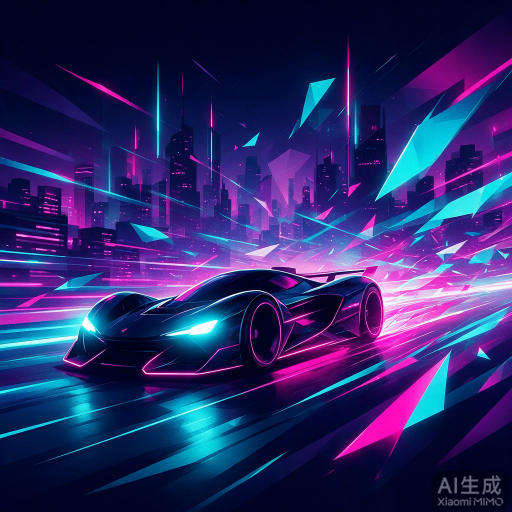
#> input picture raw-assets/assets/billboard-neon.png, 1024 x 1024 px (shown at 1/2 size); its folder holds only this picture in this run
$ python asset-diff.py
#> lines starting #> are read from the running program, lines starting #| are printed output that depends on the picture
"""Prove the WebP conversion did not visibly change any texture.

Resolution is untouched (see tools/optimize-assets.py), so decoding the source
PNG and the shipped WebP and diffing them is the complete answer — no need to
compare game frames, and no dependence on a reproducible camera.

Raw per-pixel error is misleading for this content: the textures are photographic
noise, and a lossy codec's residual *is* the noise it smoothed away, not a
visible artifact. Pushing quality barely moves that number (q84 -> q98 on
road-lanes: mean 7.10 -> 6.10 at 1.7x the bytes). What actually matters is the
error at the scale the screen resolves, so the verdict uses mip levels.

    <venv>/python tools/asset-diff.py
    <venv>/python tools/asset-diff.py --crop road-lanes   # write a side-by-side
"""

from __future__ import annotations

import argparse
import sys
from pathlib import Path

import numpy as np
from PIL import Image

ROOT = Path(__file__).resolve().parent.parent
SRC = ROOT / "raw-assets" / "assets"
OUT = ROOT / "public" / "assets"
SHOTS = ROOT / "artifacts" / "asset-diff"

# Mip 0 is the texel grid; mip 2 (256px) is roughly what a tiled ground texture
# resolves to on screen once minified. Mip 4 is a distant grazing view.
MIP_LEVELS = (0, 2, 4)
# Verdict gates. The reference point is one 8-bit quantisation step (1/255):
# a mean error at or below that is at the display's own resolution of detail.
# mip 0 is reported for information but not gated — on noise it is dominated by
# the smoothing the codec performs, which is not what a viewer sees.
MIP2_MEAN_LIMIT = 2.0  # 0.8%
MIP4_MEAN_LIMIT = 1.0  # 0.4%
MIP2_P99_LIMIT = 12.0  # ~4 steps, on 1% of a 256x256 view


def mip(image: Image.Image, level: int) -> np.ndarray:
    # Source PNGs are RGBA and the shipped WebP is RGB (the alpha was provably
    # opaque), so normalise before diffing or the shapes won't broadcast.
    image = image.convert("RGB")
    if level:
        size = (max(1, image.width >> level), max(1, image.height >> level))
        image = image.resize(size, Image.BOX)
    return np.asarray(image, dtype=np.int16)


def side_by_side(stem: str) -> Path | None:
    """Write source | shipped | amplified-difference so a human can judge."""
    src_path = SRC / f"{stem}.png"
    shipped_path = OUT / f"{stem}.webp"
    if not src_path.exists() or not shipped_path.exists():
        return None
    with Image.open(src_path) as a, Image.open(shipped_path) as b:
        left = a.convert("RGB")
        right = b.convert("RGB")
        diff = np.abs(mip(left, 0) - mip(right, 0)).astype(np.uint8)
    amp = Image.fromarray(np.clip(diff.astype(np.int16) * 8, 0, 255).astype(np.uint8))
    # Crop the middle third so fine detail is readable at full size.
    w, h = left.size
    box = (w // 3, h // 3, w * 2 // 3, h * 2 // 3)
    panels = [left.crop(box), right.crop(box), amp.crop(box)]
    sheet = Image.new("RGB", (panels[0].width * 3 + 16, panels[0].height), (24, 24, 28))
    x = 0
    for panel in panels:
        sheet.paste(panel, (x, 0))
        x += panel.width + 8
    SHOTS.mkdir(parents=True, exist_ok=True)
    out = SHOTS / f"{stem}-compare.png"
    sheet.save(out)
    return out


def main() -> int:
    parser = argparse.ArgumentParser()
    parser.add_argument("--crop", help="write a side-by-side sheet for one texture")
    args = parser.parse_args()

    if args.crop:
        out = side_by_side(args.crop)
        print(f"wrote {out}" if out else f"missing source or output for {args.crop}")
        return 0 if out else 1

    sources = sorted(SRC.glob("*.png")) + sorted(SRC.glob("*.jpg"))
    if not sources:
        print(f"no sources in {SRC}", file=sys.stderr)
        return 1

    header = f"{'file':<22} {'KB':>7} {'save':>6}"
    for level in MIP_LEVELS:
        header += f"  {'mip' + str(level) + ' mean':>12}"
    header += f"  {'mip2 p99':>9}  verdict"
    print(header)

    failures = 0
    total_before = 0
    total_after = 0
    for path in sources:
        shipped = OUT / f"{path.stem}.webp"
        if not shipped.exists():
            print(f"{path.stem:<22}   missing {shipped.name}")
            failures += 1
            continue

        with Image.open(path) as a, Image.open(shipped) as b:
#> a is the input picture: PIL image 1024x1024 RGBA; mean R, G, B, A 44, 41.5, 103.1, 255
            if a.size != b.size:
                print(f"{path.stem:<22}   SIZE MISMATCH {a.size} != {b.size}")
                failures += 1
                continue
            means = [float(np.abs(mip(a, lv) - mip(b, lv)).mean()) for lv in MIP_LEVELS]
#> call 3 of mip, with level = 2
#> in mip (call 3), `image = image.resize(size, Image.BOX)`:
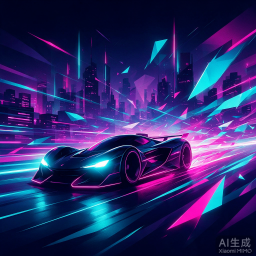
#> image: PIL image 256x256 RGB; mean R, G, B 44.2, 41.7, 103.3
#> in mip (call 5), `image = image.resize(size, Image.BOX)`:
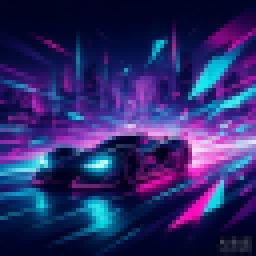
#> image: PIL image 64x64 RGB (shown 4 times larger); mean R, G, B 44, 41.5, 103.1
#> means = [0, 0, 0]
            mip2 = np.abs(mip(a, 2) - mip(b, 2))
#> mip2: shape (256, 256, 3) int16; every value is 0
            p99 = float(np.percentile(mip2, 99))
#> p99 = 0

        before = path.stat().st_size
#> (the run stopped early here; a loop or call above may not have finished)

$ run again, on raw-assets/assets/grandstand.png
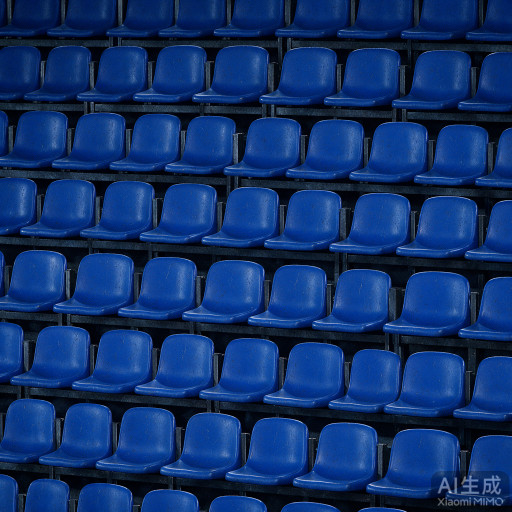
#> input picture raw-assets/assets/grandstand.png, 1024 x 1024 px (shown at 1/2 size)
#> in main, a is the input picture: PIL image 1024x1024 RGBA; mean R, G, B, A 15.6, 48.4, 105.1, 255
#> in mip (call 3), `image = image.resize(size, Image.BOX)`:
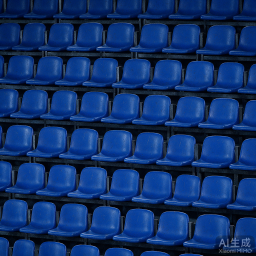
#> image: PIL image 256x256 RGB; mean R, G, B 15.8, 48.7, 105.4
#> in mip (call 5), `image = image.resize(size, Image.BOX)`:
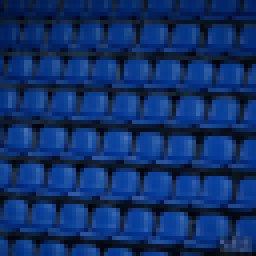
#> image: PIL image 64x64 RGB (shown 4 times larger); mean R, G, B 15.6, 48.5, 105.2
#> means = [0, 0, 0]
#> mip2: shape (256, 256, 3) int16; every value is 0
#> p99 = 0

$ run again, on raw-assets/assets/item-box.png
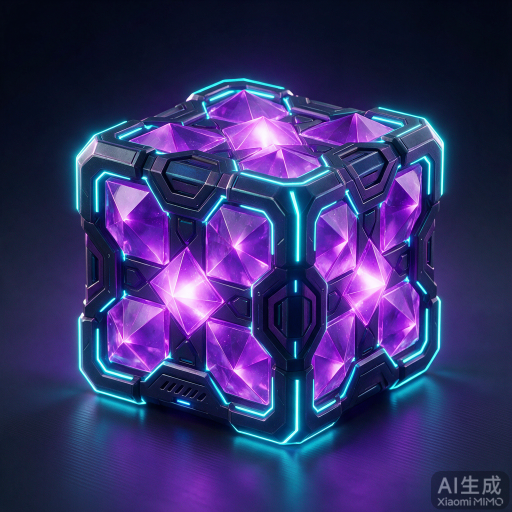
#> input picture raw-assets/assets/item-box.png, 1024 x 1024 px (shown at 1/2 size)
#> in main, a is the input picture: PIL image 1024x1024 RGBA; mean R, G, B, A 53.2, 48.1, 104.9, 255
#> in mip (call 3), `image = image.resize(size, Image.BOX)`:
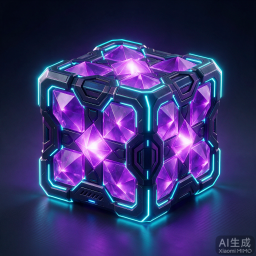
#> image: PIL image 256x256 RGB; mean R, G, B 53.4, 48.4, 105.1
#> in mip (call 5), `image = image.resize(size, Image.BOX)`:
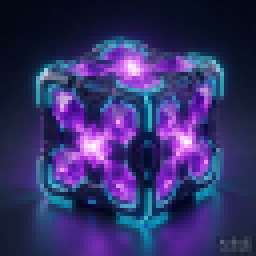
#> image: PIL image 64x64 RGB (shown 4 times larger); mean R, G, B 53.2, 48.2, 104.9
#> means = [0, 0, 0]
#> mip2: shape (256, 256, 3) int16; every value is 0
#> p99 = 0
